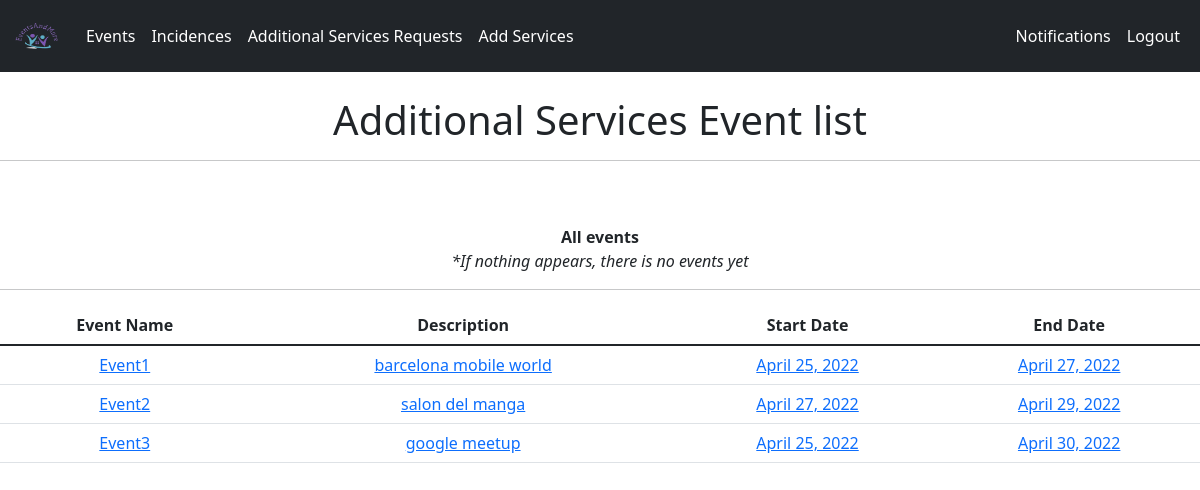
/lista_eventos_peticion_serv_adicional/ (signed in), run on an earlier commit of the app's database.
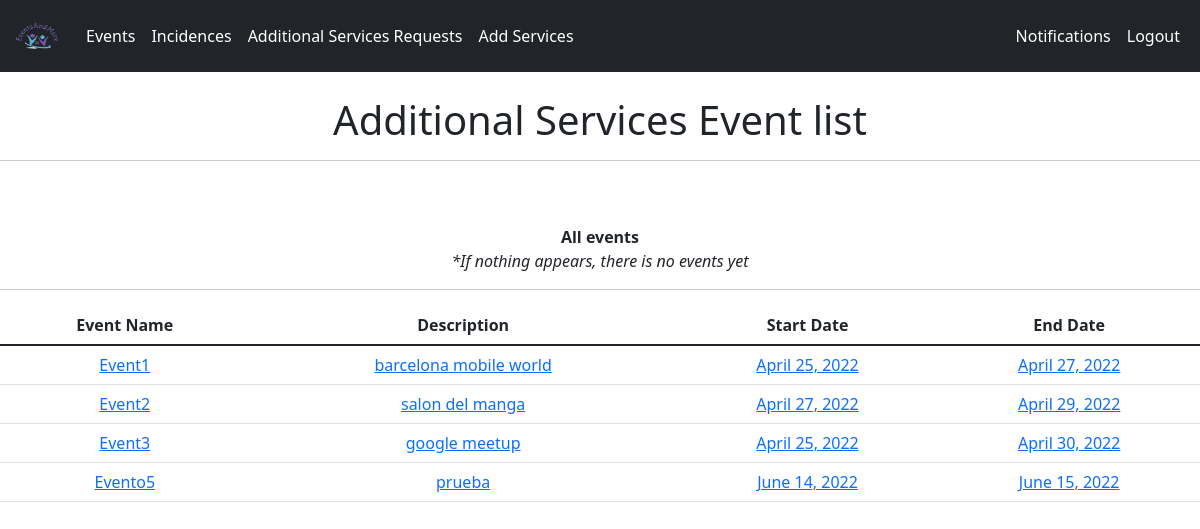
And on a later commit of the database.
### EventsAndMore/models.py (models this page shows, shortened)
class Event(models.Model):
    id = models.AutoField(primary_key=True)
    nombre = models.CharField(max_length=50, blank=False, null=False)
    descripcion = models.CharField(max_length=200, blank=False, null=False)
    fecha_ini = models.DateField(default=date.today)
    fecha_fin = models.DateField(default=date.today)

### EventsAndMore/views.py (the view)
# urls.py: path('lista_eventos_peticion_serv_adicional/', views.eventosPeticionServAdicionalList,
def eventosPeticionServAdicionalList(request):
    if request.user.is_deptAdditionalServ:
        eventos = Event.objects.all()
        dictionary = {'eventos': eventos}
        return render(request, 'lista_eventos_peticion_serv_adicional.html', dictionary)
    else:
        print("Error el user no es un departamento de servicios adicionales")
        return redirect('/')

### templates/lista_eventos_peticion_serv_adicional.html (shortened to what this page needs)
{% include 'base.html' %}
  {% load static %}
{% block title %}
    <div>
        <h1 style="text-align:center">
            Additional Services Event list
        </h1>
    </div>
    <hr>
{% endblock title %}
{% block content %}
    <table class="table">
        <thread>
            <br><br>
            <p style="text-align:center">
                <b>
                    All events
                </b><br>
                <i style="text-align: center">*If nothing appears, there is no events yet</i>
            </p>
            <hr>
            <tr style="text-align:center">
                <th scope="col">
                    Event Name
                </th>
                 <th scope="col">
                    Description
                </th>
                <th scope="col">
                    Start Date
                </th>
                <th scope="col">
                    End Date
                </th>
            </tr>
        </thread>
        <tbody style="text-align:center">
            {% for evento in eventos %}
                    <tr style="text-align:center">
                        <td>
                            <a href="../lista_peticiones_serv_adicional/{{evento.id}}/">{{ evento.nombre }}</a>
                        </td>
                        <td>
                            <a href="../lista_peticiones_serv_adicional/{{evento.id}}/">{{ evento.descripcion }}</a>
                        </td>
                        <td>
                            <a href="../lista_peticiones_serv_adicional/{{evento.id}}/">{{ evento.fecha_ini }}</a>
                        </td>
                        <td>
                            <a href="../lista_peticiones_serv_adicional/{{evento.id}}/"> {{ evento.fecha_fin }}</a>
                        </td>
                    </tr>
            {% endfor %}
        </tbody>
    </table>
{% endblock content %}

What changed in the data, as far as the page shows it:
added Event: nombre "Evento5", descripcion "prueba", fecha_ini "June 14, 2022", fecha_fin "June 15, 2022"
